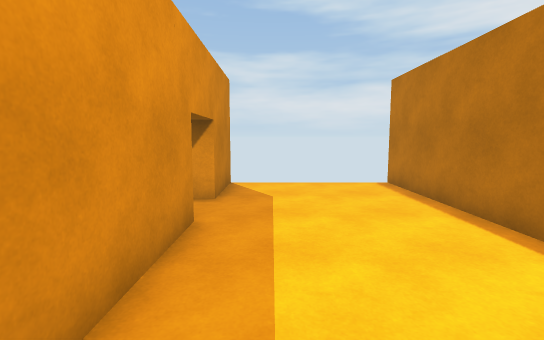
[1] (above)

13 first-person views from a walk through a scene from a Unity 3-D project. The camera is 1.4 m above the floor, tilts 6° down and sees 85° across. The floor is counted in squares, 1 m on a side. Each view is taken from the middle of a square. On the plan, view 1 faces up. The plan holds only what a view shows up to about 14 squares ahead; the rest is blank. The player character is not drawn.

[2]
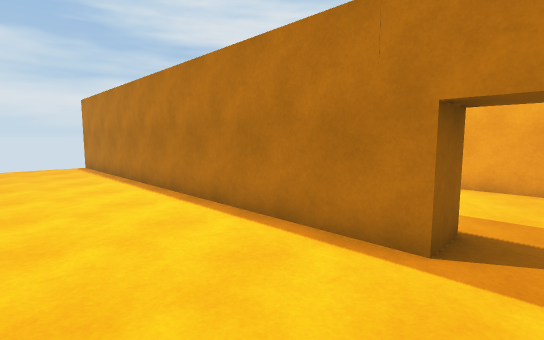

[3]
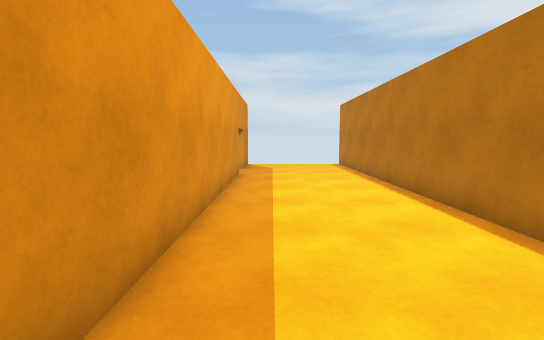

[4]
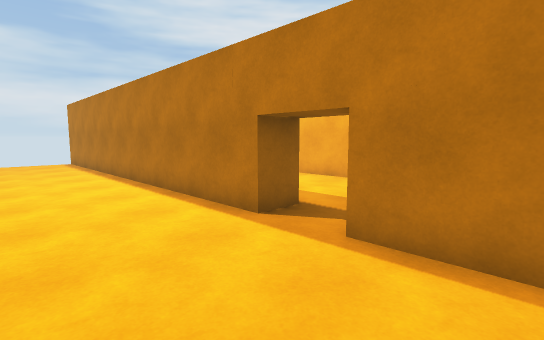

[5]
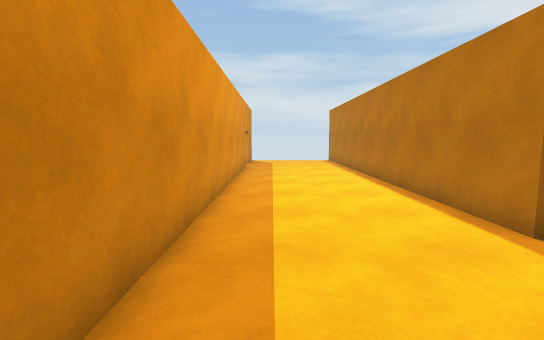

[6]
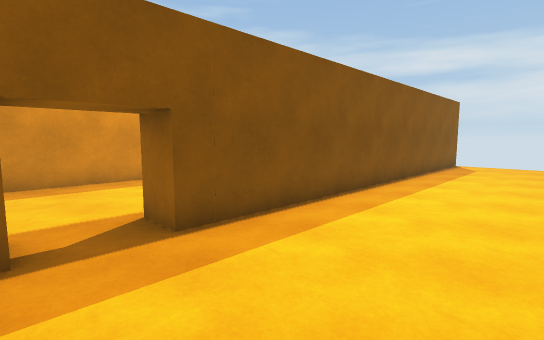

[7]
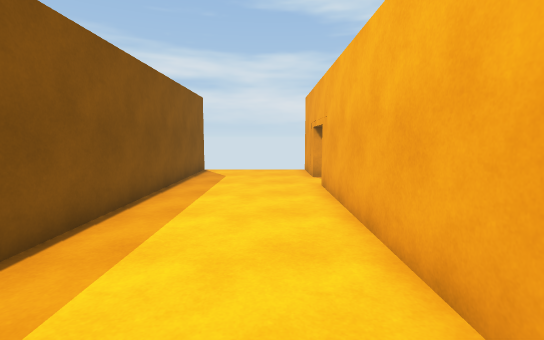

[8]
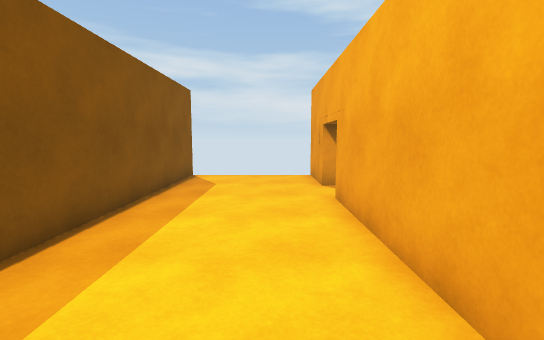

[9]
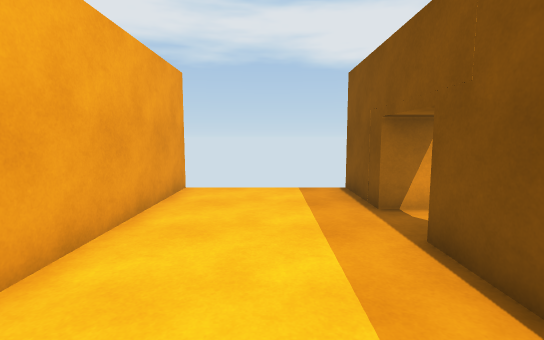

[10]
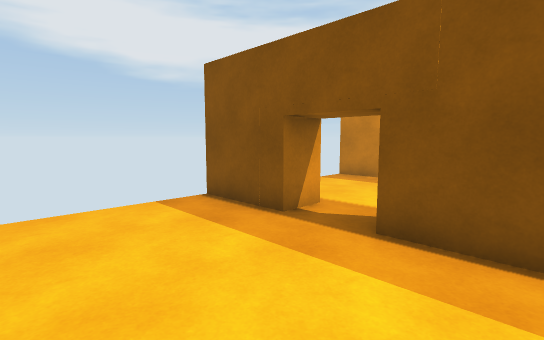

[11]
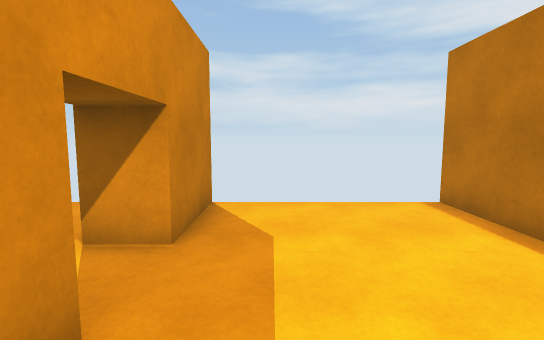

[12]
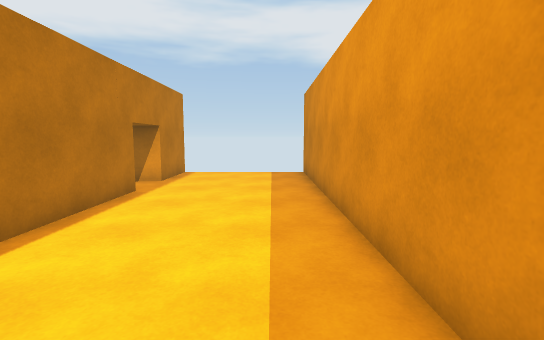

[13]
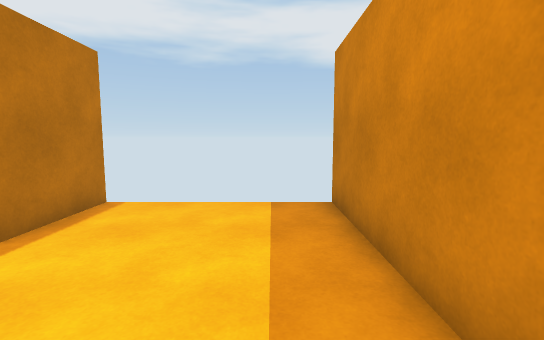

### Floor plan
Ten units are one square. View 1 is at (0, 0); x grows to the right and y downward. Boxes are objects, and circles mark ways between rooms. Rooms are numbered by the first view taken in them; rooms with no view inside come last. Other rooms are left out.
<svg viewBox="-20 -100 130 211">
<path fill="none" stroke="#000" d="M-13 -50 -13 105M37 59 37 -95M-13 -95 -13 -68M37 106 37 78M37 78 49 78 49 106M95 -68 95 -95M95 105 95 -50M49 -95 49 59 37 59"/>
<circle cx="45" cy="70" r="3" fill="#2a7"/>
<text x="10" y="0">1</text>
<text x="70" y="10">2</text>
</svg>
Room 1 opens to room 2.

Where each view was taken, in squares from view 1:
view 1: 0 up, 0 right, facing up
view 2: 7 down, 0 right, facing up-right
view 3: 7 down, 0 right, facing up
view 4: 10 down, 0 right, facing up-right
view 5: 10 down, 0 right, facing up
view 6: 8 down, 9 right, facing up-left
view 7: 4 down, 8 right, facing up
view 8: 2 down, 8 right, facing up
view 9: 2 down, 7 right, facing down
view 10: 4 down, 9 right, facing down-left
view 11: 3 up, 0 right, facing up
view 12: 2 up, 0 right, facing down
view 13: 4 down, 0 right, facing down
